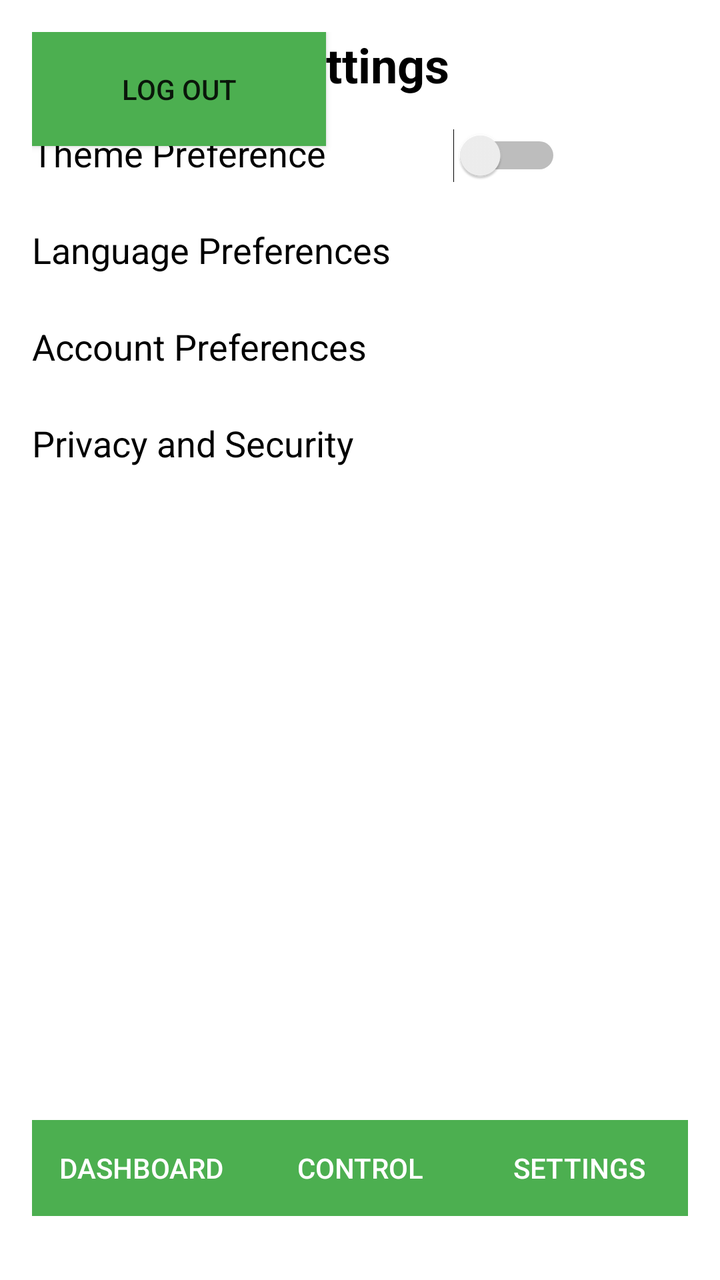
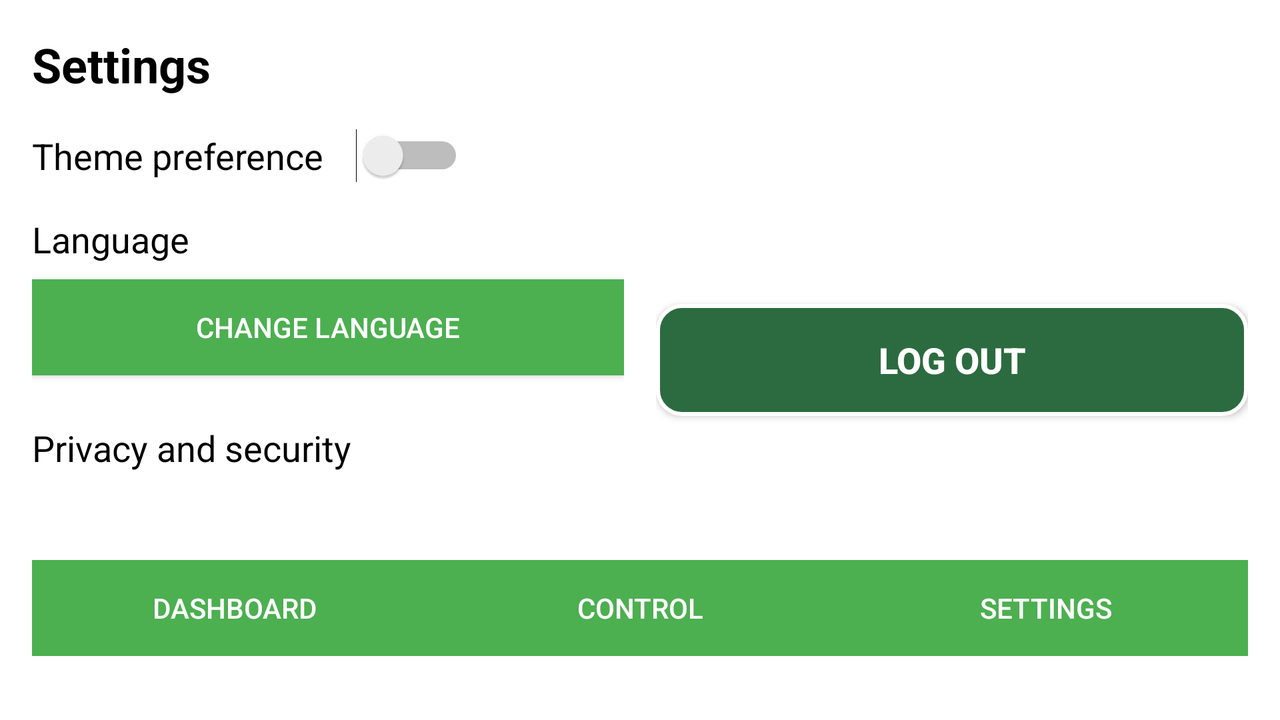

The same Android screen from two of the app's own layout files: first res/layout/ as a phone draws it, then the author's variant for another configuration, drawn on a device whose configuration selects that folder. Both files follow.
<!-- AndroidManifest.xml: application theme Theme.Greenhouse -->
<!-- res/layout/settings_layout.xml -->
<?xml version="1.0" encoding="utf-8"?>
<androidx.constraintlayout.widget.ConstraintLayout xmlns:android="http://schemas.android.com/apk/res/android"
    xmlns:app="http://schemas.android.com/apk/res-auto"
    xmlns:tools="http://schemas.android.com/tools"
    android:layout_width="match_parent"
    android:layout_height="match_parent"
    android:background="@color/white"
    android:padding="16dp"
    tools:context=".SettingsActivity">

    <TextView
        android:id="@+id/title_settings"
        android:layout_width="wrap_content"
        android:layout_height="wrap_content"
        android:text="Settings"
        android:textColor="@color/black"
        android:textSize="24sp"
        android:textStyle="bold"
        app:layout_constraintEnd_toEndOf="parent"
        app:layout_constraintStart_toStartOf="parent"
        app:layout_constraintTop_toTopOf="parent" />

    <TextView
        android:id="@+id/text_theme_preference"
        android:layout_width="wrap_content"
        android:layout_height="wrap_content"
        android:layout_marginTop="16dp"
        android:text="Theme Preference"
        android:textColor="@color/black"
        android:textSize="18sp"
        app:layout_constraintStart_toStartOf="parent"
        app:layout_constraintTop_toBottomOf="@id/title_settings" />

    <Switch
        android:id="@+id/switch_theme_preference"
        android:layout_width="wrap_content"
        android:layout_height="wrap_content"
        android:layout_marginTop="16dp"
        android:checked="false"
        app:layout_constraintEnd_toEndOf="parent"
        app:layout_constraintStart_toEndOf="@id/text_theme_preference"
        app:layout_constraintTop_toBottomOf="@id/title_settings" />


    <TextView
        android:id="@+id/text_lang_preferences"
        android:layout_width="wrap_content"
        android:layout_height="wrap_content"
        android:layout_marginTop="24dp"
        android:text="Language Preferences"
        android:textColor="@color/black"
        android:textSize="18sp"
        app:layout_constraintStart_toStartOf="parent"
        app:layout_constraintTop_toBottomOf="@id/text_theme_preference" />

    <TextView
        android:id="@+id/text_account_preferences"
        android:layout_width="wrap_content"
        android:layout_height="wrap_content"
        android:layout_marginTop="24dp"
        android:text="Account Preferences"
        android:textColor="@color/black"
        android:textSize="18sp"
        app:layout_constraintStart_toStartOf="parent"
        app:layout_constraintTop_toBottomOf="@id/text_lang_preferences" />

    <TextView
        android:id="@+id/text_privacy_and_security"
        android:layout_width="wrap_content"
        android:layout_height="wrap_content"
        android:layout_marginTop="24dp"
        android:text="Privacy and Security"
        android:textColor="@color/black"
        android:textSize="18sp"
        app:layout_constraintStart_toStartOf="parent"
        app:layout_constraintTop_toBottomOf="@id/text_account_preferences" />

    <LinearLayout
        android:id="@+id/bottom_navigation_layout"
        android:layout_width="match_parent"
        android:layout_height="wrap_content"
        android:orientation="horizontal"
        android:gravity="center"
        android:layout_marginTop="16dp"
        android:layout_marginBottom="16dp"
        android:background="@color/green"
        app:layout_constraintBottom_toBottomOf="parent">

        <Button
            android:id="@+id/button_dashboard"
            android:layout_width="0dp"
            android:layout_height="wrap_content"
            android:layout_weight="1"
            android:text="Dashboard"
            android:background="@drawable/button_selector"
            android:textColor="@color/white" />

        <Button
            android:id="@+id/button_control"
            android:layout_width="0dp"
            android:layout_height="wrap_content"
            android:layout_weight="1"
            android:text="Control"
            android:background="@drawable/button_selector"
            android:textColor="@color/white" />

        <Button
            android:id="@+id/button_settings"
            android:layout_width="0dp"
            android:layout_height="wrap_content"
            android:layout_weight="1"
            android:text="Settings"
            android:background="@drawable/button_selector"
            android:textColor="@color/white" />
    </LinearLayout>

    <Button
        android:id="@+id/button"
        android:layout_width="147dp"
        android:layout_height="57dp"
        android:text="Log out"
        android:background="@drawable/button_selector"
        app:layout_constraintStart_toStartOf="parent"
        tools:layout_editor_absoluteY="287dp" />

</androidx.constraintlayout.widget.ConstraintLayout>
<!-- resources referenced by this layout -->
<resources>
  <color name="black">#000000</color>
  <color name="green">#4CAF50</color>
  <color name="white">#FFFFFF</color>
  <!-- drawable button_selector (drawable) -->
  <?xml version="1.0" encoding="utf-8"?>
  <selector xmlns:android="http://schemas.android.com/apk/res/android">
      <item android:state_pressed="true" android:drawable="@color/dark_green" />
      <item android:state_focused="true" android:drawable="@color/dark_green" />
      <item android:drawable="@color/green" />
  </selector>
  <style name="Theme.Greenhouse" parent="Theme.AppCompat.Light.DarkActionBar">
          <item name="colorPrimary">@color/green</item>
          <item name="colorPrimaryDark">@color/light_gray</item>
          <item name="colorAccent">@color/dark_green</item>
      </style>
  <color name="dark_green">#2C6B3F</color>
  <color name="light_gray">#D3D3D3</color>
</resources>
<!-- res/layout-land/settings_layout.xml (the author's variant of the layout above) -->
<!-- drawn on the phone turned sideways -->
<?xml version="1.0" encoding="utf-8"?>
<androidx.constraintlayout.widget.ConstraintLayout
    xmlns:android="http://schemas.android.com/apk/res/android"
    xmlns:app="http://schemas.android.com/apk/res-auto"
    xmlns:tools="http://schemas.android.com/tools"
    android:layout_width="match_parent"
    android:layout_height="match_parent"
    android:background="@color/white"
    android:padding="16dp"
    tools:context=".SettingsActivity">

    
    <LinearLayout
        android:id="@+id/settings_container"
        android:layout_width="0dp"
        android:layout_height="match_parent"
        android:orientation="vertical"
        android:layout_marginEnd="16dp"
        app:layout_constraintStart_toStartOf="parent"
        app:layout_constraintTop_toTopOf="parent"
        app:layout_constraintEnd_toStartOf="@id/account_container">

        <TextView
            android:id="@+id/title_settings"
            android:layout_width="wrap_content"
            android:layout_height="wrap_content"
            android:text="Settings"
            android:textColor="@color/black"
            android:textSize="24sp"
            android:textStyle="bold"
            android:layout_marginBottom="16dp"/>

        <LinearLayout
            android:layout_width="match_parent"
            android:layout_height="wrap_content"
            android:orientation="horizontal"
            android:gravity="center_vertical"
            android:layout_marginBottom="16dp">

            <TextView
                android:id="@+id/text_theme_preference"
                android:layout_width="wrap_content"
                android:layout_height="wrap_content"
                android:text="Theme preference"
                android:textColor="@color/black"
                android:textSize="18sp"
                android:layout_marginEnd="16dp"/>

            <Switch
                android:id="@+id/switch_theme_preference"
                android:layout_width="wrap_content"
                android:layout_height="wrap_content"
                android:checked="false"/>
        </LinearLayout>

        <TextView
            android:id="@+id/text_lang_preferences"
            android:layout_width="wrap_content"
            android:layout_height="wrap_content"
            android:text="Language"
            android:textColor="@color/black"
            android:textSize="18sp"
            android:layout_marginBottom="8dp"/>

        <Button
            android:id="@+id/button_language"
            android:layout_width="match_parent"
            android:layout_height="wrap_content"
            android:background="@drawable/button_selector"
            android:text="Change language"
            android:textColor="@color/white"
            android:layout_marginBottom="24dp"/>

        <TextView
            android:id="@+id/text_privacy_and_security"
            android:layout_width="wrap_content"
            android:layout_height="wrap_content"
            android:text="Privacy and security"
            android:textColor="@color/black"
            android:textSize="18sp"
            android:layout_marginBottom="8dp"/>
    </LinearLayout>

    
    <LinearLayout
        android:id="@+id/account_container"
        android:layout_width="0dp"
        android:layout_height="match_parent"
        android:orientation="vertical"
        android:gravity="center"
        app:layout_constraintEnd_toEndOf="parent"
        app:layout_constraintTop_toTopOf="parent"
        app:layout_constraintStart_toEndOf="@id/settings_container"
        app:layout_constraintBottom_toTopOf="@id/bottom_navigation_layout">

        <Button
            android:id="@+id/button_logout"
            android:layout_width="match_parent"
            android:layout_height="56dp"
            android:background="@drawable/bg_logout_button"
            android:text="Log Out"
            android:textColor="@android:color/white"
            android:textSize="18sp"
            android:textStyle="bold"/>
    </LinearLayout>

    
    <LinearLayout
        android:id="@+id/bottom_navigation_layout"
        android:layout_width="match_parent"
        android:layout_height="wrap_content"
        android:layout_marginTop="16dp"
        android:layout_marginBottom="16dp"
        android:background="@color/green"
        android:gravity="center"
        android:orientation="horizontal"
        app:layout_constraintBottom_toBottomOf="parent">

        <Button
            android:id="@+id/button_dashboard"
            android:layout_width="0dp"
            android:layout_height="wrap_content"
            android:layout_weight="1"
            android:background="@drawable/button_selector"
            android:text="Dashboard"
            android:textColor="@color/white" />

        <Button
            android:id="@+id/button_control"
            android:layout_width="0dp"
            android:layout_height="wrap_content"
            android:layout_weight="1"
            android:background="@drawable/button_selector"
            android:text="Control"
            android:textColor="@color/white" />

        <Button
            android:id="@+id/button_settings"
            android:layout_width="0dp"
            android:layout_height="wrap_content"
            android:layout_weight="1"
            android:background="@drawable/button_selector"
            android:text="Settings"
            android:textColor="@color/white" />
    </LinearLayout>

</androidx.constraintlayout.widget.ConstraintLayout>
<!-- resources referenced by the variant -->
<!-- as the phone turned sideways resolves them -->
<resources>
  <color name="black">#000000</color>
  <color name="green">#4CAF50</color>
  <color name="white">#FFFFFF</color>
  <!-- drawable bg_logout_button (drawable) -->
  <?xml version="1.0" encoding="utf-8"?>
  <shape xmlns:android="http://schemas.android.com/apk/res/android">
      <solid android:color="@color/dark_green" /> 
      <corners android:radius="12dp" /> 
      <stroke android:width="2dp" android:color="@android:color/white" /> 
      <padding android:left="16dp" android:top="8dp" android:right="16dp" android:bottom="8dp"/>
  </shape>
  <!-- drawable button_selector (drawable) -->
  <?xml version="1.0" encoding="utf-8"?>
  <selector xmlns:android="http://schemas.android.com/apk/res/android">
      <item android:state_pressed="true" android:drawable="@color/dark_green" />
      <item android:state_focused="true" android:drawable="@color/dark_green" />
      <item android:drawable="@color/green" />
  </selector>
  <style name="Theme.Greenhouse" parent="Theme.AppCompat.Light.DarkActionBar">
          <item name="colorPrimary">@color/green</item>
          <item name="colorPrimaryDark">@color/light_gray</item>
          <item name="colorAccent">@color/dark_green</item>
      </style>
  <color name="dark_green">#2C6B3F</color>
  <color name="light_gray">#D3D3D3</color>
</resources>
